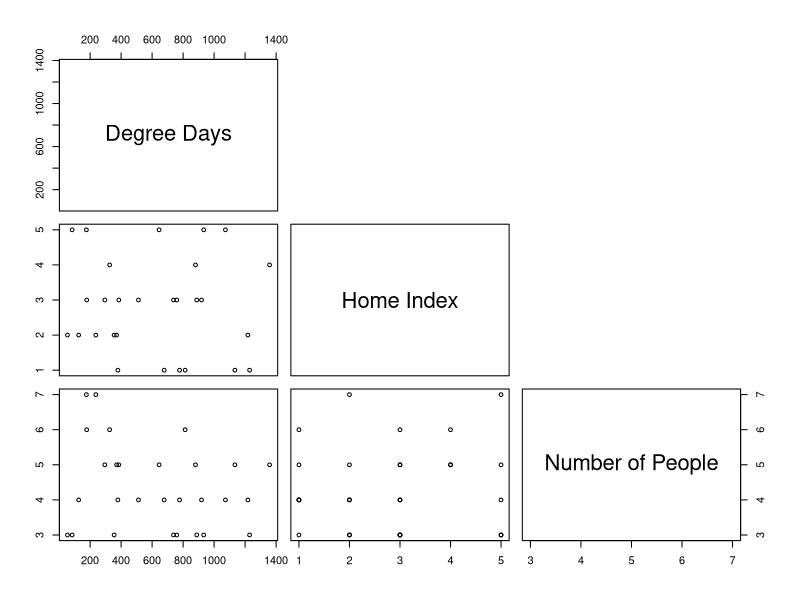
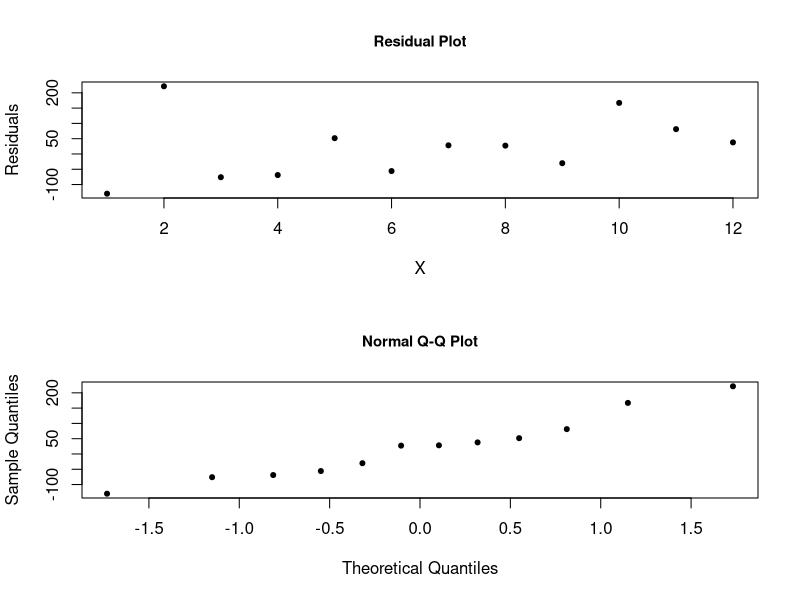
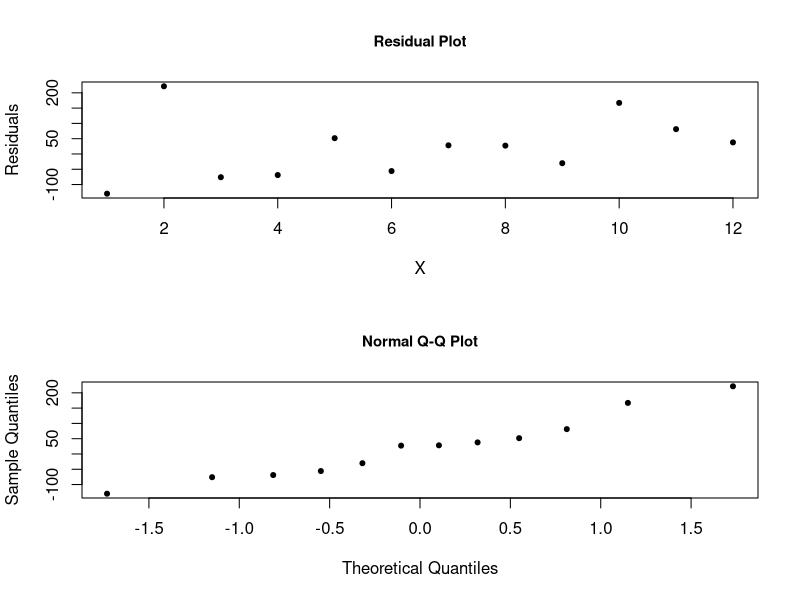

These charts were generated, in order, by the following R code:
#Read data as csv file
df = read.csv('Dupree.csv', header=T, sep=',')

#Create a subSet (Sampling 70%) 
subSam = df[sample(1:nrow(df), 28, replace=F), ]
sr = rownames(subSam)
dr = rownames(df)

#Set - subSet (Remaining 30%)
remSam = df[!(dr %in% sr), ]



#Check for colinearity
x=subSam$DegreeDays
y=subSam$HomeIndex
z=subSam$NumberPeople
pairs(~x+y+z, labels=c('Degree Days', 'Home Index','Number of People'), 
      pch=1, cex=0.75, upper.panel=NULL)



#Multiple Regression 
#factor HomeIndex and NumberOfPeople
fit1 = lm(OilUsage ~ DegreeDays + factor(HomeIndex) + 
         factor(NumberPeople), data=subSam)
fit2 = lm(OilUsage ~ DegreeDays + factor(HomeIndex), data=subSam)



#Summary of the model
summary(fit1)
summary(fit2)



#Define output from model 2
beta = coef(fit2)



#Predictors from the Remaining 30%
x1 = remSam$DegreeDays 
x2 = remSam$HomeIndex
 
#Observed oil usage (observed response) 
y = remSam$OilUsage

#Predicted oil usage (predicted response)
#An empty vector to fill in 
yhat  = vector()  


#Find the predicted oil usage for each row 
nrows = dim(remSam)[1]
for (i in 1:nrows)
{
if (x2[i] == 1) 
{yhat[i] = beta[1] +  beta[2]*x1[i] + 0.}
else if (x2[i] == 2)
{yhat[i] = beta[1] +  beta[2]*x1[i] + beta[3]}
else if (x2[i] == 3)
{yhat[i] = beta[1] +  beta[2]*x1[i] + beta[4]}
else if (x2[i] == 4)
{yhat[i] = beta[1] +  beta[2]*x1[i] + beta[5]}
else 
{yhat[i] = beta[1] +  beta[2]*x1[i] + beta[6]}
}




#Plot residuals and quantiles  
x   = seq(1,12,1)
res = y-yhat
par(mfrow=c(2,1), cex.main=0.9)
plot(x, res, main='Residual Plot', xlab='X', ylab='Residuals', pch=20)
qqnorm(res, pch=20)



#Hard copy 
pdf('Dupree.pdf')
par(mfrow=c(2,1), cex.main=0.9)
plot(x, res, main='Residual Plot', xlab='X', ylab='Residuals', pch=20)
qqnorm(res, pch=20)
dev.off()

